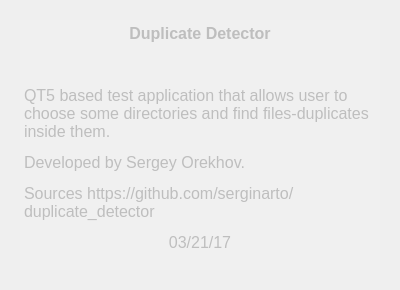
<?xml version="1.0" encoding="UTF-8"?>
<ui version="4.0">
 <class>DDAboutWindow</class>
 <widget class="QMainWindow" name="DDAboutWindow">
  <property name="windowModality">
   <enum>Qt::ApplicationModal</enum>
  </property>
  <property name="geometry">
   <rect>
    <x>0</x>
    <y>0</y>
    <width>400</width>
    <height>290</height>
   </rect>
  </property>
  <property name="sizePolicy">
   <sizepolicy hsizetype="Fixed" vsizetype="Fixed">
    <horstretch>0</horstretch>
    <verstretch>0</verstretch>
   </sizepolicy>
  </property>
  <property name="minimumSize">
   <size>
    <width>400</width>
    <height>290</height>
   </size>
  </property>
  <property name="maximumSize">
   <size>
    <width>400</width>
    <height>350</height>
   </size>
  </property>
  <property name="windowTitle">
   <string>Duplicate Detector About</string>
  </property>
  <widget class="QWidget" name="centralwidget">
   <widget class="QTextBrowser" name="textBrowser">
    <property name="enabled">
     <bool>false</bool>
    </property>
    <property name="geometry">
     <rect>
      <x>20</x>
      <y>20</y>
      <width>360</width>
      <height>250</height>
     </rect>
    </property>
    <property name="palette">
     <palette>
      <active>
       <colorrole role="Base">
        <brush brushstyle="SolidPattern">
         <color alpha="255">
          <red>240</red>
          <green>240</green>
          <blue>240</blue>
         </color>
        </brush>
       </colorrole>
      </active>
      <inactive>
       <colorrole role="Base">
        <brush brushstyle="SolidPattern">
         <color alpha="255">
          <red>240</red>
          <green>240</green>
          <blue>240</blue>
         </color>
        </brush>
       </colorrole>
      </inactive>
      <disabled>
       <colorrole role="Base">
        <brush brushstyle="SolidPattern">
         <color alpha="255">
          <red>240</red>
          <green>240</green>
          <blue>240</blue>
         </color>
        </brush>
       </colorrole>
      </disabled>
     </palette>
    </property>
    <property name="contextMenuPolicy">
     <enum>Qt::NoContextMenu</enum>
    </property>
    <property name="acceptDrops">
     <bool>false</bool>
    </property>
    <property name="autoFillBackground">
     <bool>false</bool>
    </property>
    <property name="frameShape">
     <enum>QFrame::NoFrame</enum>
    </property>
    <property name="frameShadow">
     <enum>QFrame::Plain</enum>
    </property>
    <property name="html">
     <string>&lt;!DOCTYPE HTML PUBLIC &quot;-//W3C//DTD HTML 4.0//EN&quot; &quot;http://www.w3.org/TR/REC-html40/strict.dtd&quot;&gt;
&lt;html&gt;&lt;head&gt;&lt;meta name=&quot;qrichtext&quot; content=&quot;1&quot; /&gt;&lt;style type=&quot;text/css&quot;&gt;
p, li { white-space: pre-wrap; }
&lt;/style&gt;&lt;/head&gt;&lt;body style=&quot; font-family:'MS Shell Dlg 2'; font-size:8.25pt; font-weight:400; font-style:normal;&quot;&gt;
&lt;p align=&quot;center&quot; style=&quot; margin-top:12px; margin-bottom:12px; margin-left:0px; margin-right:0px; -qt-block-indent:0; text-indent:0px;&quot;&gt;&lt;span style=&quot; font-size:12pt; font-weight:600;&quot;&gt;Duplicate Detector&lt;/span&gt;&lt;/p&gt;
&lt;p align=&quot;center&quot; style=&quot;-qt-paragraph-type:empty; margin-top:12px; margin-bottom:12px; margin-left:0px; margin-right:0px; -qt-block-indent:0; text-indent:0px; font-size:12pt;&quot;&gt;&lt;br /&gt;&lt;/p&gt;
&lt;p style=&quot; margin-top:12px; margin-bottom:12px; margin-left:0px; margin-right:0px; -qt-block-indent:0; text-indent:0px;&quot;&gt;&lt;span style=&quot; font-size:12pt;&quot;&gt;QT5 based test application that allows user to choose some directories and find files-duplicates inside them.&lt;/span&gt;&lt;/p&gt;
&lt;p style=&quot; margin-top:12px; margin-bottom:12px; margin-left:0px; margin-right:0px; -qt-block-indent:0; text-indent:0px;&quot;&gt;&lt;span style=&quot; font-size:12pt;&quot;&gt;Developed by Sergey Orekhov.&lt;/span&gt;&lt;/p&gt;
&lt;p style=&quot; margin-top:12px; margin-bottom:12px; margin-left:0px; margin-right:0px; -qt-block-indent:0; text-indent:0px;&quot;&gt;&lt;span style=&quot; font-size:12pt;&quot;&gt;Sources https://github.com/serginarto/duplicate_detector&lt;/span&gt;&lt;/p&gt;
&lt;p align=&quot;center&quot; style=&quot; margin-top:12px; margin-bottom:12px; margin-left:0px; margin-right:0px; -qt-block-indent:0; text-indent:0px;&quot;&gt;&lt;span style=&quot; font-size:12pt;&quot;&gt;03/21/17&lt;/span&gt;&lt;/p&gt;&lt;/body&gt;&lt;/html&gt;</string>
    </property>
   </widget>
  </widget>
 </widget>
 <resources/>
 <connections/>
</ui>
